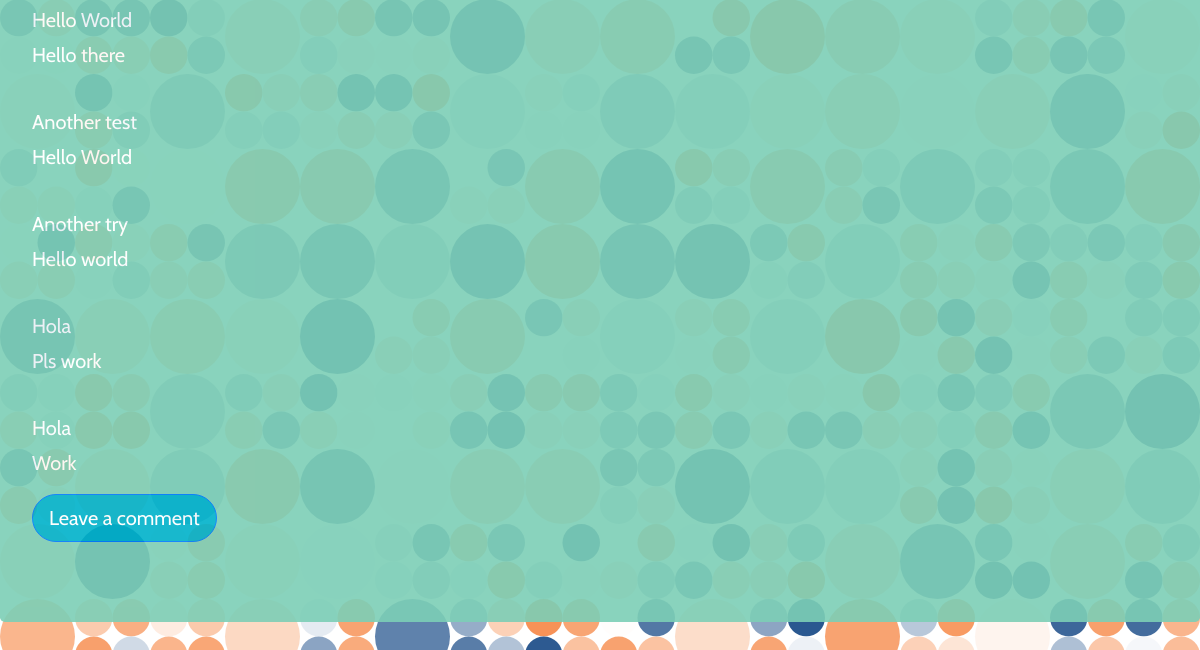
The page /blogs/ (lower part) on the database as committed earlier.
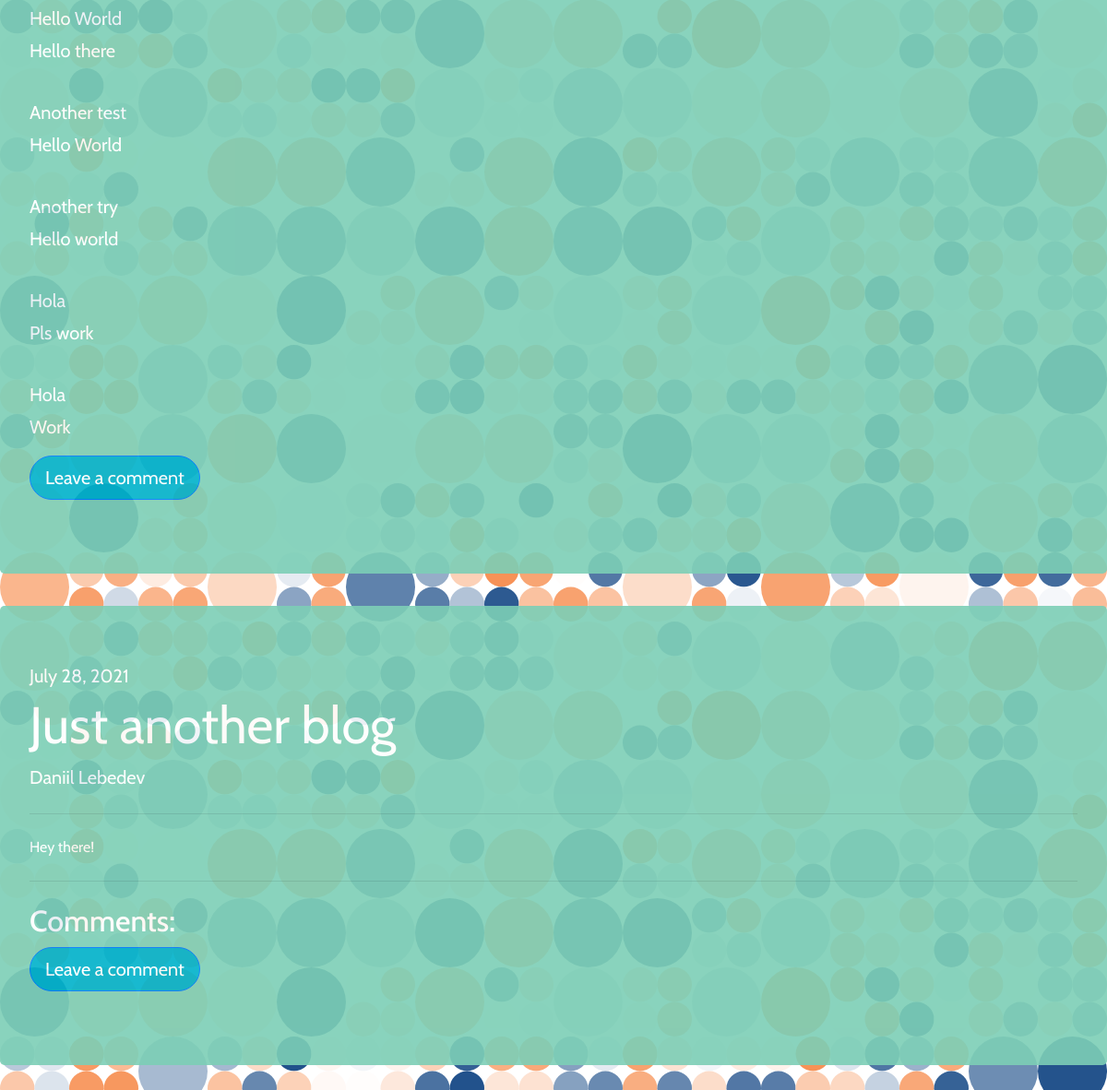
The same page on the database as committed later.
### blogs/models.py (models this page shows, shortened)
class Comment(models.Model):
	blog = models.ForeignKey(Blogs, related_name = "comments" ,on_delete = models.CASCADE)
	name =  models.CharField(max_length = 150, blank = True)
	comment = models.TextField()

class Blogs(models.Model):
	title = models.CharField(max_length = 100)
	author = models.CharField(max_length = 100, blank = True)
	pub_date = models.DateField()
	text = models.TextField()
	link1 = models.URLField(max_length = 200, blank = True)
	link2 = models.URLField(max_length = 200, blank = True)

### blogs/views.py (the view)
# urls.py: path('', views.blogsPage, name="blogsPage"),
def blogsPage(request):
	blogs = Blogs.objects.all().order_by('pub_date')
	comments = Comment.objects.all().reverse()
	context = {'blogs':blogs,'comments':comments}
	return render(request, 'blogs.html', context)

### blogs/templates/blogs.html (shortened to what this page needs)
{% extends 'base.html' %}
{% block content %}
{% for blog in blogs %}
<div class="jumbotron blog" style="background-color:#7DCFB6; opacity: 90%; ">
	  <h2 class="lead">{{blog.pub_date}}</h2>
	  <h1 class="display-4">{{blog.title}}</h1>
	  <p class="lead">{{blog.author}}</p>
	  <hr class="my-4">
	  <p>{{blog.text}}</p>
	  <hr class="my-4">
	  <h2>Comments:</h2>
	  {% for comment in blog.comments.all %}
	  <br>
	  <h3 class="lead">{{comment.name}}</h3>
	  <p class="lead">{{comment.comment}}</p>
	  {% endfor %}
	  <p class="lead">
	    <a class="btn btn-primary btn-lg" href="{% url 'addComment' %}" role="button" style="border-radius: 25px; background-color:#00B2CA; border-color: none;">Leave a comment</a>
	  </p>
	</div>
{% endfor %}
{% endblock %}

### pages/templates/base.html (shortened to what this page needs)
{% load static %}
<!DOCTYPE html>
<html lang="en">
<head>
    <link rel="stylesheet" type="text/css" href="{% static 'index.css' %}">
    <link rel="stylesheet" href="https://stackpath.bootstrapcdn.com/bootstrap/4.3.1/css/bootstrap.min.css">
    <link href="https://unpkg.com/aos@2.3.1/dist/aos.css" rel="stylesheet">
</head>
<body class="body">
    {% block content %} {%endblock%}
</body>
</html>

### static/index.css (style rules this page uses)
@media (min-width: 375px) { :root { --size-divisor: 2; } }
@media (min-width: 576px) { :root { --size-divisor: 3; } }
@media (min-width: 768px) { :root { --size-divisor: 1.5; } }
@media (min-width: 992px) { :root { --size-divisor: 1; } }
@media (min-width: 1200px) { :root { --size-divisor: 1; } }
.body { font-family: 'Cabin', sans-serif; background-image: url(daniil-images/background1.svg); }
a { text-decoration: none; font-size: 22px; color: black; }
.blog { margin-top: 35px; margin-bottom: 25px; color: #FFFF; align-content: center; align-self: center; }

Rows that differ between the two databases and show on the page:
added Blogs: pub_date "July 28, 2021", title "Just another blog", author "Daniil Lebedev", text "Hey there!"
